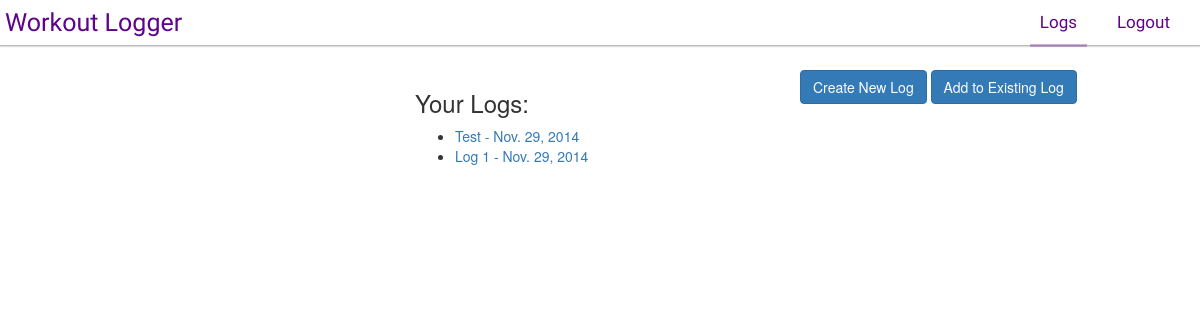
/logs/ (signed in), run on an earlier commit of the app's database.
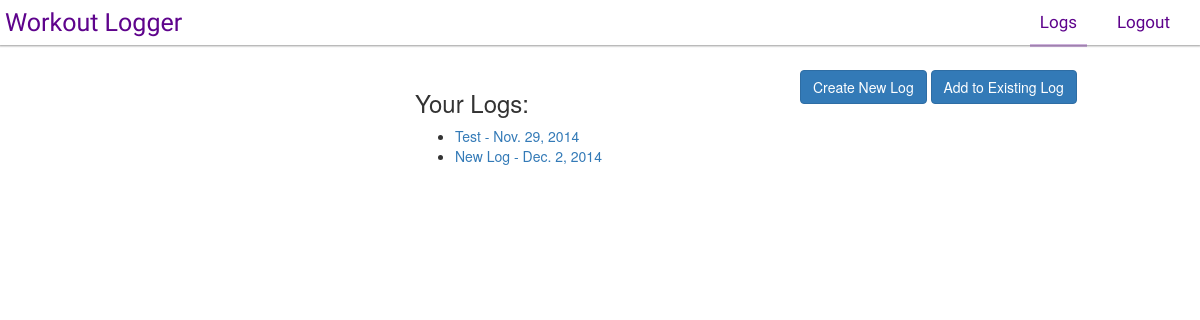
And on a later commit of the database.
### logs/models.py (models this page shows, shortened)
class Log(models.Model):
    date = models.DateField(auto_now=True)
    name = models.CharField(max_length=30)
    workouts = models.ManyToManyField(Workout)
    user = models.ForeignKey(User)

### logs/views.py (the view)
# urls.py: url(r'^logs/$', views.logs, name='logs'),
def logs(request):
    if request.user.is_authenticated():
        logs = Log.objects.filter(user=request.user)
        return render(request, 'logs/logs.html', {'logs': logs})
    else:
        return HttpResponse("You are not signed in")

### logs/templates/logs/logs.html (shortened to what this page needs)
{% extends 'logs/base.html' %}
{% block nav_bar %}
  <div class="top-nav">
    <div class="pull-left logo"><a href="{% url "index" %}">Workout Logger</a></div>
    <div class="nav-logout"><a href="{% url "logout" %}">Logout</a></div>
    <div class="nav-logs active"><a href="{% url "logs" %}">Logs</a></div>
  </div>
{% endblock %}
{% block body_block %}
<div id="container">
  <div class="col-md-4 col-md-offset-4">
    <h3 class="your-logs">Your Logs:</h3>
    <ul id="logs">
      {% for log in logs %}
        <li class="log"><a href="{% url 'detail' log.id %}">{{ log.name }} - {{ log.date }}</a></li>
      {% endfor %}
    </ul>
</div>
  <button type="button" class="btn btn-primary" data-toggle="modal" data-target="#create-new-log">Create New Log</button>
  <button type="button" class="btn btn-primary" data-toggle="modal" data-target="#add-to-log">Add to Existing Log</button>
</div>
    {% endblock %}

What changed in the data, as far as the page shows it:
changed Log: name "Log 1" → "New Log"; date "Nov. 29, 2014" → "Dec. 2, 2014"
